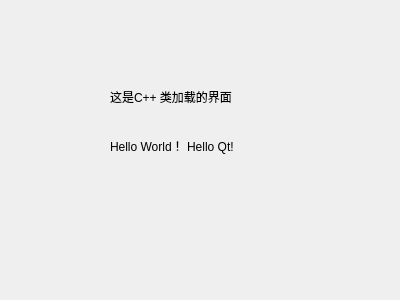
<?xml version="1.0" encoding="UTF-8"?>
<ui version="4.0">
 <class>Dialog</class>
 <widget class="QDialog" name="Dialog">
  <property name="geometry">
   <rect>
    <x>0</x>
    <y>0</y>
    <width>400</width>
    <height>300</height>
   </rect>
  </property>
  <property name="windowTitle">
   <string>Dialog</string>
  </property>
  <widget class="QLabel" name="label">
   <property name="geometry">
    <rect>
     <x>110</x>
     <y>81</y>
     <width>161</width>
     <height>31</height>
    </rect>
   </property>
   <property name="text">
    <string>这是C++ 类加载的界面</string>
   </property>
  </widget>
  <widget class="QLabel" name="label_2">
   <property name="geometry">
    <rect>
     <x>110</x>
     <y>130</y>
     <width>161</width>
     <height>31</height>
    </rect>
   </property>
   <property name="text">
    <string>Hello World！ Hello Qt!</string>
   </property>
  </widget>
 </widget>
 <resources/>
 <connections/>
</ui>
